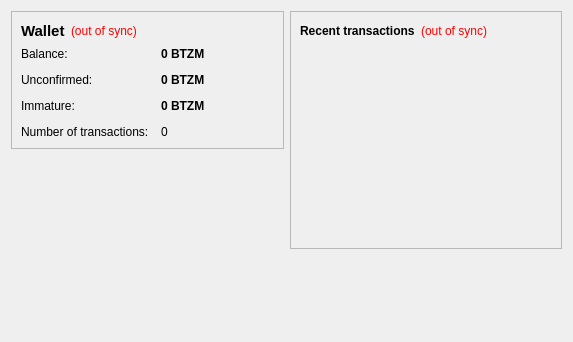
<?xml version="1.0" encoding="UTF-8"?>
<ui version="4.0">
 <class>OverviewPage</class>
 <widget class="QWidget" name="OverviewPage">
  <property name="geometry">
   <rect>
    <x>0</x>
    <y>0</y>
    <width>573</width>
    <height>342</height>
   </rect>
  </property>
  <property name="windowTitle">
   <string>Form</string>
  </property>
  <layout class="QHBoxLayout" name="horizontalLayout" stretch="1,1">
   <item>
    <layout class="QVBoxLayout" name="verticalLayout_2">
     <item>
      <widget class="QFrame" name="frame">
       <property name="frameShape">
        <enum>QFrame::StyledPanel</enum>
       </property>
       <property name="frameShadow">
        <enum>QFrame::Raised</enum>
       </property>
       <layout class="QVBoxLayout" name="verticalLayout_4">
        <item>
         <layout class="QHBoxLayout" name="horizontalLayout_4">
          <item>
           <widget class="QLabel" name="label_5">
            <property name="font">
             <font>
              <pointsize>11</pointsize>
              <weight>75</weight>
              <bold>true</bold>
             </font>
            </property>
            <property name="text">
             <string>Wallet</string>
            </property>
           </widget>
          </item>
          <item>
           <widget class="QLabel" name="labelWalletStatus">
            <property name="toolTip">
             <string>The displayed information may be out of date. Your wallet automatically synchronizes with the Bitzum network after a connection is established, but this process has not completed yet.</string>
            </property>
            <property name="styleSheet">
             <string notr="true">QLabel { color: red; }</string>
            </property>
            <property name="text">
             <string notr="true">(out of sync)</string>
            </property>
            <property name="alignment">
             <set>Qt::AlignLeading|Qt::AlignLeft|Qt::AlignVCenter</set>
            </property>
           </widget>
          </item>
          <item>
           <spacer name="horizontalSpacer_2">
            <property name="orientation">
             <enum>Qt::Horizontal</enum>
            </property>
            <property name="sizeHint" stdset="0">
             <size>
              <width>40</width>
              <height>20</height>
             </size>
            </property>
           </spacer>
          </item>
         </layout>
        </item>
        <item>
         <layout class="QFormLayout" name="formLayout_2">
          <property name="fieldGrowthPolicy">
           <enum>QFormLayout::AllNonFixedFieldsGrow</enum>
          </property>
          <property name="horizontalSpacing">
           <number>12</number>
          </property>
          <property name="verticalSpacing">
           <number>12</number>
          </property>
          <item row="0" column="0">
           <widget class="QLabel" name="label">
            <property name="text">
             <string>Balance:</string>
            </property>
           </widget>
          </item>
          <item row="0" column="1">
           <widget class="QLabel" name="labelBalance">
            <property name="font">
             <font>
              <weight>75</weight>
              <bold>true</bold>
             </font>
            </property>
            <property name="cursor">
             <cursorShape>IBeamCursor</cursorShape>
            </property>
            <property name="toolTip">
             <string>Your current balance</string>
            </property>
            <property name="text">
             <string notr="true">0 BTZM</string>
            </property>
            <property name="textInteractionFlags">
             <set>Qt::LinksAccessibleByMouse|Qt::TextSelectableByKeyboard|Qt::TextSelectableByMouse</set>
            </property>
           </widget>
          </item>
          <item row="1" column="0">
           <widget class="QLabel" name="label_3">
            <property name="text">
             <string>Unconfirmed:</string>
            </property>
           </widget>
          </item>
          <item row="1" column="1">
           <widget class="QLabel" name="labelUnconfirmed">
            <property name="font">
             <font>
              <weight>75</weight>
              <bold>true</bold>
             </font>
            </property>
            <property name="cursor">
             <cursorShape>IBeamCursor</cursorShape>
            </property>
            <property name="toolTip">
             <string>Total of transactions that have yet to be confirmed, and do not yet count toward the current balance</string>
            </property>
            <property name="text">
             <string notr="true">0 BTZM</string>
            </property>
            <property name="textInteractionFlags">
             <set>Qt::LinksAccessibleByMouse|Qt::TextSelectableByKeyboard|Qt::TextSelectableByMouse</set>
            </property>
           </widget>
          </item>
          <item row="3" column="0">
           <widget class="QLabel" name="label_2">
            <property name="text">
             <string>Number of transactions:</string>
            </property>
           </widget>
          </item>
          <item row="3" column="1">
           <widget class="QLabel" name="labelNumTransactions">
            <property name="toolTip">
             <string>Total number of transactions in wallet</string>
            </property>
            <property name="text">
             <string notr="true">0</string>
            </property>
           </widget>
          </item>
          <item row="2" column="0">
           <widget class="QLabel" name="labelImmatureText">
            <property name="text">
             <string>Immature:</string>
            </property>
           </widget>
          </item>
          <item row="2" column="1">
           <widget class="QLabel" name="labelImmature">
            <property name="font">
             <font>
              <weight>75</weight>
              <bold>true</bold>
             </font>
            </property>
            <property name="toolTip">
             <string>Mined balance that has not yet matured</string>
            </property>
            <property name="text">
             <string notr="true">0 BTZM</string>
            </property>
            <property name="textInteractionFlags">
             <set>Qt::LinksAccessibleByMouse|Qt::TextSelectableByKeyboard|Qt::TextSelectableByMouse</set>
            </property>
           </widget>
          </item>
         </layout>
        </item>
       </layout>
      </widget>
     </item>
     <item>
      <spacer name="verticalSpacer">
       <property name="orientation">
        <enum>Qt::Vertical</enum>
       </property>
       <property name="sizeHint" stdset="0">
        <size>
         <width>20</width>
         <height>40</height>
        </size>
       </property>
      </spacer>
     </item>
    </layout>
   </item>
   <item>
    <layout class="QVBoxLayout" name="verticalLayout_3">
     <item>
      <widget class="QFrame" name="frame_2">
       <property name="frameShape">
        <enum>QFrame::StyledPanel</enum>
       </property>
       <property name="frameShadow">
        <enum>QFrame::Raised</enum>
       </property>
       <layout class="QVBoxLayout" name="verticalLayout">
        <item>
         <layout class="QHBoxLayout" name="horizontalLayout_2">
          <item>
           <widget class="QLabel" name="label_4">
            <property name="text">
             <string>&lt;b&gt;Recent transactions&lt;/b&gt;</string>
            </property>
           </widget>
          </item>
          <item>
           <widget class="QLabel" name="labelTransactionsStatus">
            <property name="toolTip">
             <string>The displayed information may be out of date. Your wallet automatically synchronizes with the Bitzum network after a connection is established, but this process has not completed yet.</string>
            </property>
            <property name="styleSheet">
             <string notr="true">QLabel { color: red; }</string>
            </property>
            <property name="text">
             <string notr="true">(out of sync)</string>
            </property>
            <property name="alignment">
             <set>Qt::AlignRight|Qt::AlignTrailing|Qt::AlignVCenter</set>
            </property>
           </widget>
          </item>
          <item>
           <spacer name="horizontalSpacer">
            <property name="orientation">
             <enum>Qt::Horizontal</enum>
            </property>
            <property name="sizeHint" stdset="0">
             <size>
              <width>40</width>
              <height>20</height>
             </size>
            </property>
           </spacer>
          </item>
         </layout>
        </item>
        <item>
         <widget class="QListView" name="listTransactions">
          <property name="styleSheet">
           <string notr="true">QListView { background: transparent; }</string>
          </property>
          <property name="frameShape">
           <enum>QFrame::NoFrame</enum>
          </property>
          <property name="verticalScrollBarPolicy">
           <enum>Qt::ScrollBarAlwaysOff</enum>
          </property>
          <property name="horizontalScrollBarPolicy">
           <enum>Qt::ScrollBarAlwaysOff</enum>
          </property>
          <property name="selectionMode">
           <enum>QAbstractItemView::NoSelection</enum>
          </property>
         </widget>
        </item>
       </layout>
      </widget>
     </item>
     <item>
      <spacer name="verticalSpacer_2">
       <property name="orientation">
        <enum>Qt::Vertical</enum>
       </property>
       <property name="sizeHint" stdset="0">
        <size>
         <width>20</width>
         <height>40</height>
        </size>
       </property>
      </spacer>
     </item>
    </layout>
   </item>
  </layout>
 </widget>
 <resources/>
 <connections/>
</ui>
